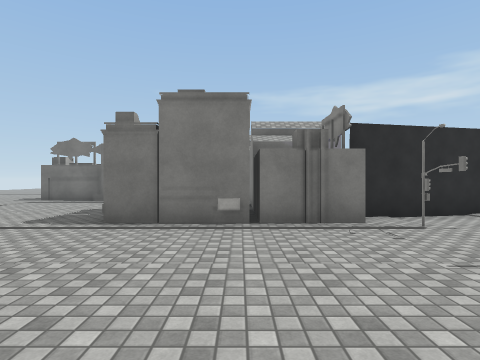
View 1 (above)

24 first-person views from a walk through a Unity game level. The camera is 1.4 m above the floor, looks level and sees 80° across. The floor is counted in squares, 2 m on a side. Each view is taken from the middle of a square. On the plan, view 1 faces up. The plan holds only what a view shows up to about 10 squares ahead; the rest is blank. The place goes on beyond the plan. Some animated figures are left out. Surface patterns are stand-ins for the level's own textures.

View 2
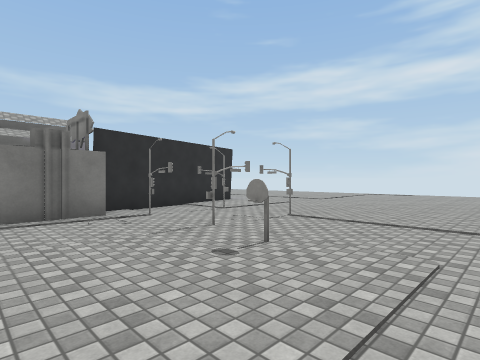

View 3
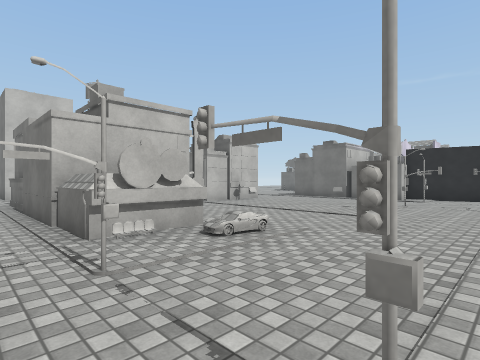

View 4
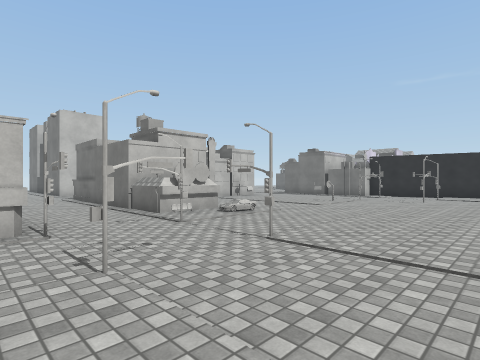

View 5
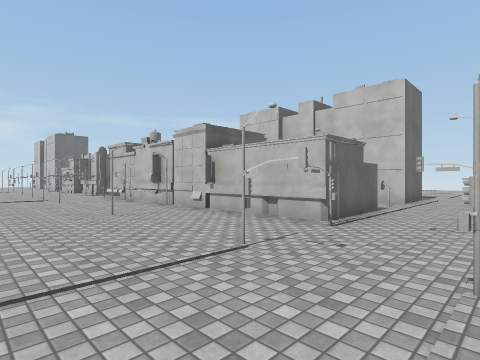

View 6
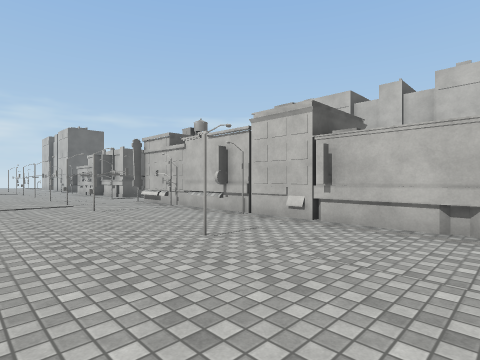

View 7
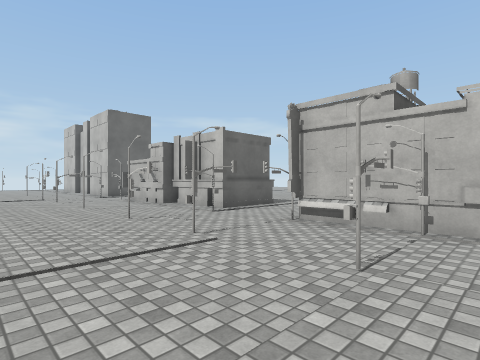

View 8
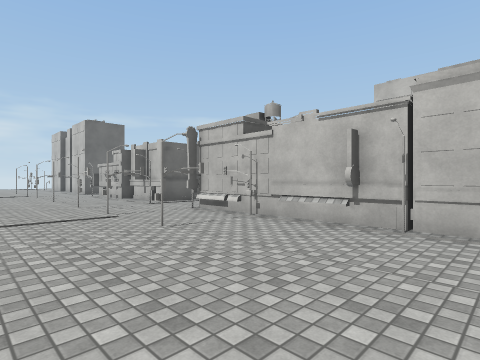

View 9
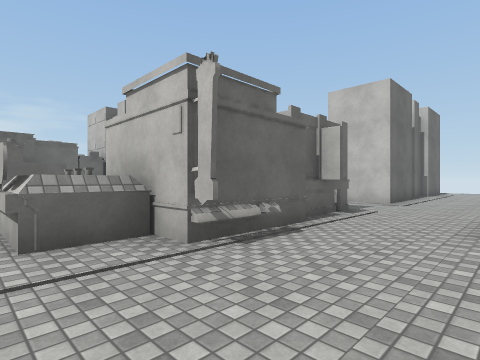

View 10
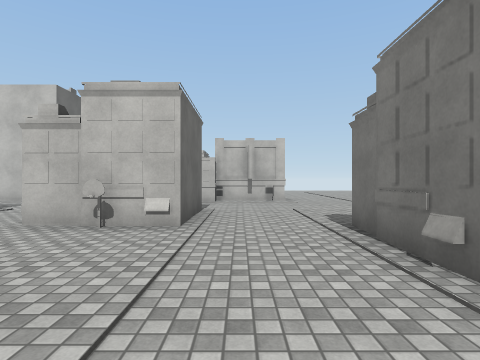

View 11
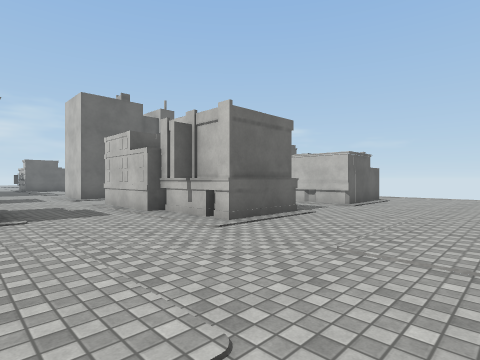

View 12
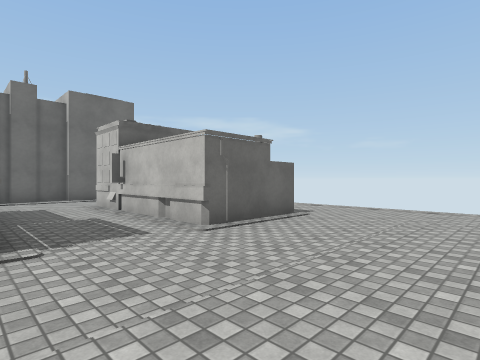

View 13
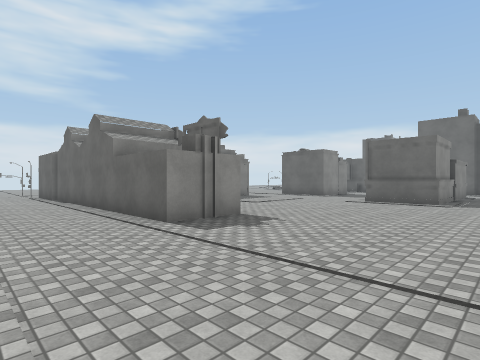

View 14
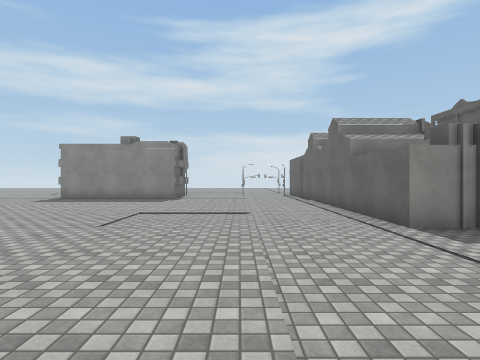

View 15
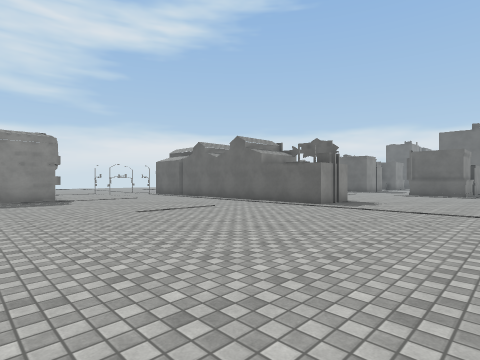

View 16
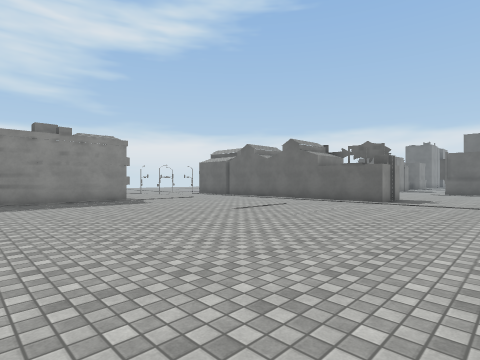

View 17
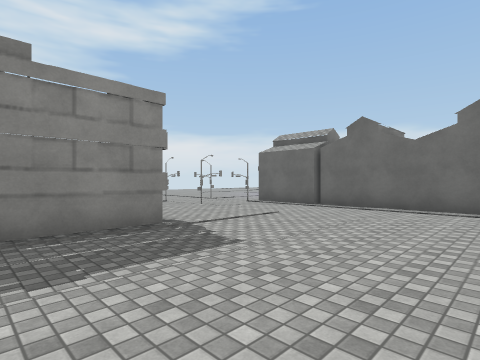

View 18
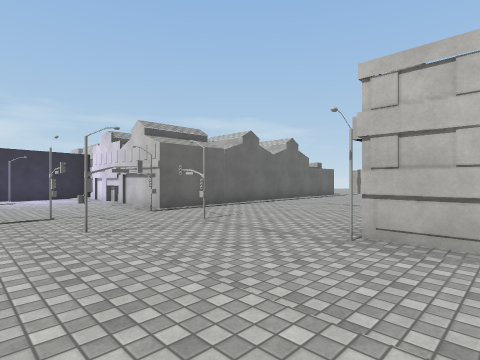

View 19
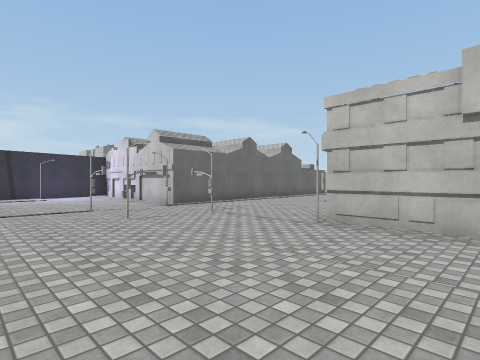

View 20
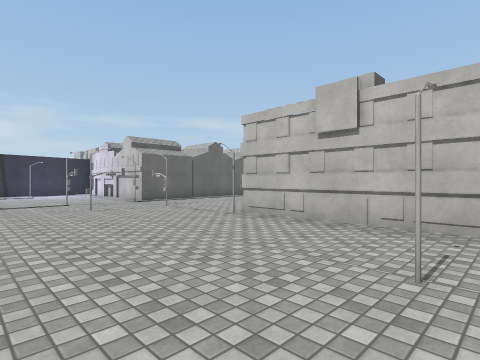

View 21
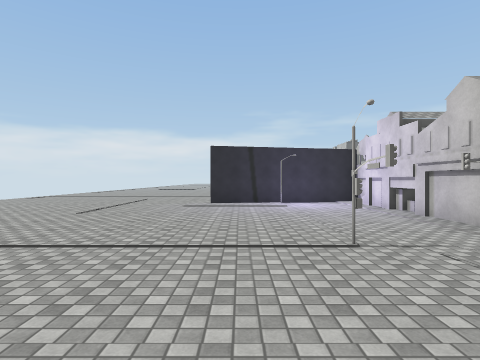

View 22
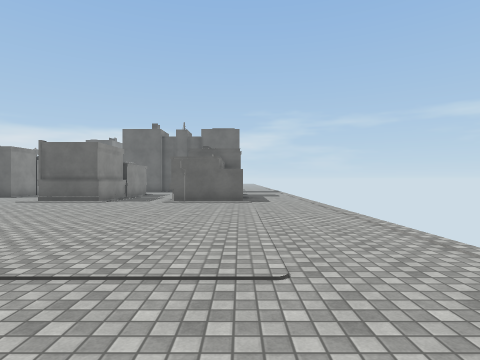

View 23
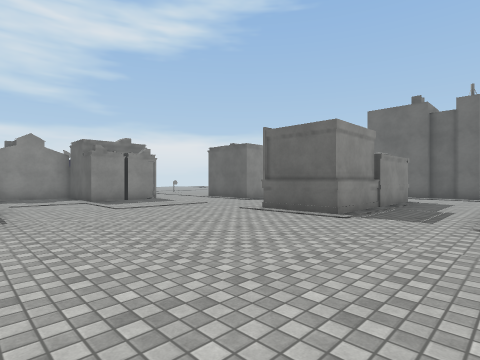

View 24
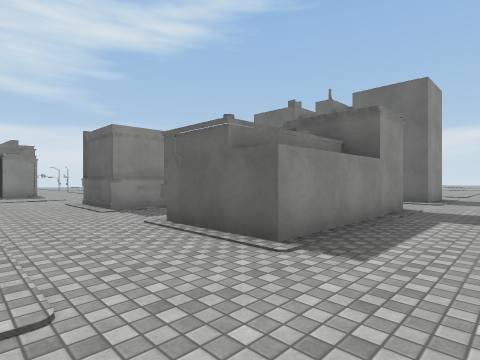

### Floor plan
Points are (right, up) in squares from view 1. A wall is a line through its corners. A room is listed if a view was taken in it or the views show most of it. See-through windows are left out.
Room 1 (views 1, 2, 3, 4, 5, 6, 7, 8, 9, 10)
walls: (2.8, -5.1) (2.8, -6); (1.7, -3.4) (1.7, -5); (0.2, -3.4) (1.5, -3.4) (1.5, -5); (3.4, -7.2) (2.5, -7.2) (2.5, -16.8); (4.9, -5.3) (3.9, -5.3); (4.8, -6.4) (4.8, -7.4); (0.2, -2.1) (0.2, -5.1); (-2.2, -2.6) (0.2, -2.6); (2.3, 0.8) (2.3, 1.3); (-4.6, -3) (-2.6, -3); (3.6, 2.4) (2.7, 2.4); (4.7, 2.2) (4.7, 3.1); (2.5, -12.8) (3, -12.8); (-2.2, 2.1) (-2.2, -0.2); (2.8, 3.9) (2.8, 4.4); (2.1, 4.6) (-2.2, 4.6); (2.8, -14.7) (2.8, -16.8) (3.6, -16.8); (2, 5.9) (2, 5.3); (4.6, 5.8) (5.5, 6); (-9.4, -3) (-7.1, -3) (-7.1, -4.8); (4, -17.1) (4.9, -17.1); (6.9, 6.3) (2.1, 5.3); (4.8, -18.2) (4.8, -19.2); (2.6, -19) (3.2, -19); (2.4, -19.4) (2.4, -21.6); (-12.4, -3) (-9.9, -3); (2.2, -19.6) (2.2, -20.4); (-14.1, -4.4) (-14.1, -3.6); (-14.1, -3.5) (-14.1, -3) (-13.2, -3); (2.5, -21.7) (2.5, -23.8)
ways out: opening at (-15.5, -1) to room 2; opening at (-10.5, -1) to room 2; opening at (-5.5, -1) to room 2; opening at (-2, 3.5) to room 2; gap at (7, 6) to room 2; opening at (-15.5, -3.5); opening at (-5.5, -3.5); opening at (2, -5); opening at (3, -18); gap at (3, -17); gap at (3, -6.5)
objects: other object (3, -12); other object (5, -22); other object (5, -11); other object (5, 6)
Room 2 (views 11, 12, 13, 14, 15, 16, 17, 18, 19, 20, 21, 22, 23, 24)
walls: (-4.8, 9.9) (-6.8, 9.9) (-6.8, 11.5) (2.4, 11.5) (2.4, 7); (0.2, 11.2) (0.2, 11.8); (0.2, 8.1) (0.2, 9.1); (-2.2, 5.6) (-2.2, 6.9) (-1, 6.9); (0.2, 16.5) (0.2, 20.1); (-7.4, 3.4) (-6.9, 3.4); (2.5, 9.5) (2.5, 6.9); (2.8, 14) (2.8, 13.3); (-7.1, 2.1) (-7.1, -0.2); (-4.5, 2.1) (-2.2, 2.1); (3.9, 13.8) (4.9, 13.8); (2, 5.3) (4.6, 5.8); (4.8, 12.6) (4.8, 11.8); (2.5, 20.6) (2.5, 16.5); (-9.3, -0.4) (-9.3, 4.5) (-7.3, 4.5) (-7.3, 2.1) (-6.9, 2.1) (-6.9, -0.2); (5.5, 6) (6.9, 6.3); (-14.1, -0.1) (-14.1, 4.5) (-11.7, 4.5) (-11.7, -0.1)
ways out: opening at (-15.5, -1) to room 1; opening at (-10.5, -1) to room 1; opening at (-5.5, -1) to room 1; opening at (-2, 3.5) to room 1; gap at (7, 6) to room 1; gap at (3, 13)
objects: other object (3, 17); other object (5, 20)

Positions as (right, up) in squares from view 1, and headings:
1: (0, 0), facing up
2: (0, -1), facing up-right
3: (5, -6), facing up-left
4: (7, -8), facing up-left
5: (7, -5), facing down-left
6: (7, -8), facing down-left
7: (7, -14), facing down-left
8: (7, -11), facing down-left
9: (2, 0), facing down-left
10: (2, 3), facing left
11: (-4, 8), facing down-left
12: (-9, 8), facing down-left
13: (-11, 14), facing down-right
14: (-11, 14), facing right
15: (-11, 19), facing down-right
16: (-10, 21), facing down-right
17: (-4, 19), facing down-right
18: (6, 18), facing down-left
19: (7, 19), facing down-left
20: (7, 21), facing down-left
21: (6, 15), facing down
22: (-14, 14), facing down
23: (-12, 10), facing down-right
24: (-16, 7), facing down-right
